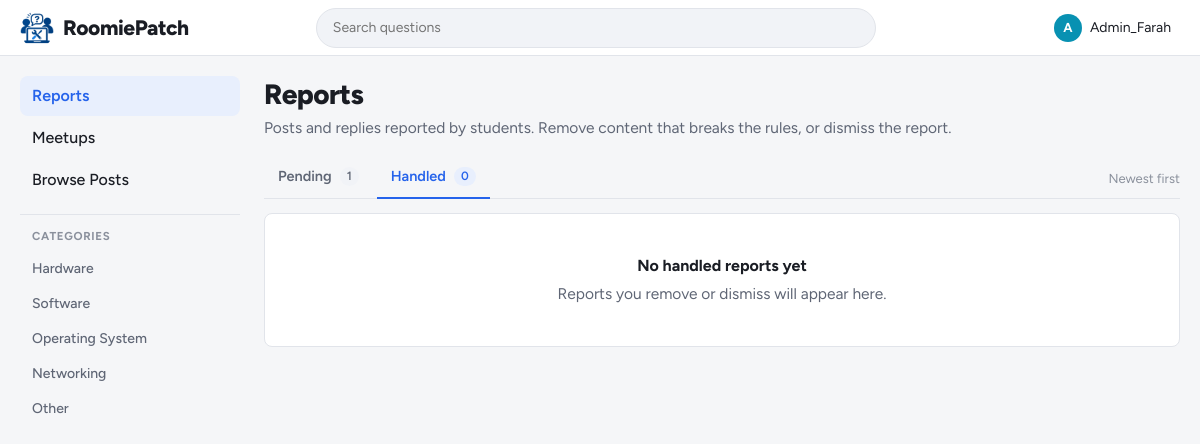
The page /admin/dashboard.php?tab=handled (signed in) on the database as committed earlier.
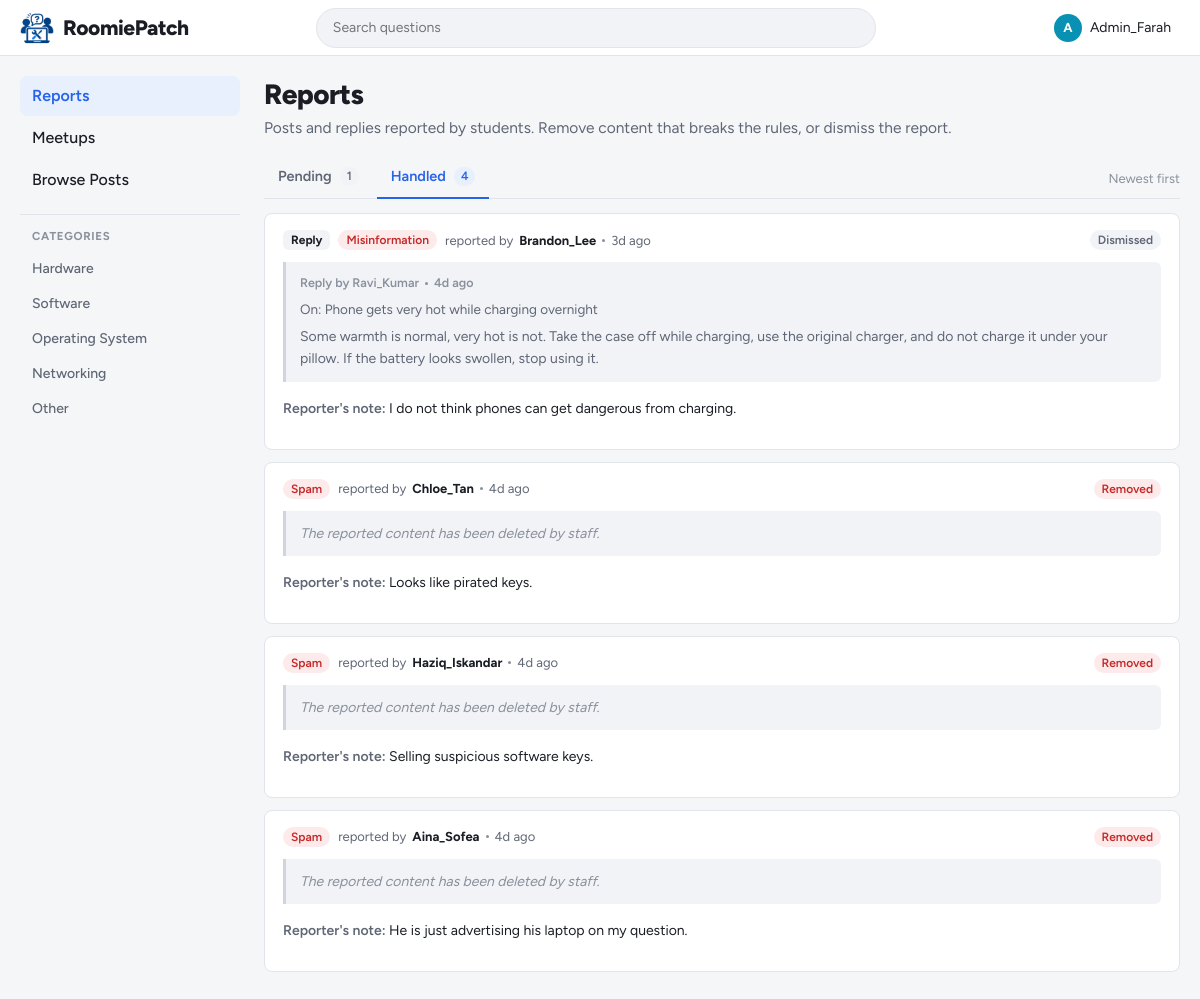
The same page on the database as committed later.
### tables this page shows
CREATE TABLE categories (
    category_id   INT AUTO_INCREMENT PRIMARY KEY,
    category_name VARCHAR(50) NOT NULL UNIQUE
);

CREATE TABLE reports (
    report_id         INT AUTO_INCREMENT PRIMARY KEY,
    reporter_id       INT NOT NULL,
    reported_post_id  INT NULL,
    reported_reply_id INT NULL,
    reason            ENUM('Spam', 'Harassment', 'Inappropriate content', 'Misinformation', 'Other') NOT NULL,
    description       TEXT NULL,
    status            ENUM('Pending', 'Removed', 'Dismissed') NOT NULL DEFAULT 'Pending',
    created_at        DATETIME NOT NULL DEFAULT CURRENT_TIMESTAMP,
    FOREIGN KEY (reporter_id) REFERENCES users(user_id) ON DELETE CASCADE,
    FOREIGN KEY (reported_post_id) REFERENCES posts(post_id) ON DELETE SET NULL,
    FOREIGN KEY (reported_reply_id) REFERENCES replies(reply_id) ON DELETE SET NULL
);

CREATE TABLE users (
    user_id   INT AUTO_INCREMENT PRIMARY KEY,
    username  VARCHAR(50)  NOT NULL UNIQUE,
    login_id  VARCHAR(20)  NOT NULL UNIQUE,       
    password  VARCHAR(255) NOT NULL,              
    role      ENUM('student', 'admin') NOT NULL DEFAULT 'student',
     
     
    reputation INT NOT NULL DEFAULT 0,
    bio       TEXT NULL
);

CREATE TABLE replies (
    reply_id    INT AUTO_INCREMENT PRIMARY KEY,
    post_id     INT NOT NULL,
    user_id     INT NOT NULL,
    content     TEXT NOT NULL,
    is_resolved TINYINT(1) NOT NULL DEFAULT 0,     
    created_at  DATETIME NOT NULL DEFAULT CURRENT_TIMESTAMP,
    FOREIGN KEY (post_id) REFERENCES posts(post_id) ON DELETE CASCADE,
    FOREIGN KEY (user_id) REFERENCES users(user_id) ON DELETE CASCADE
);

CREATE TABLE posts (
    post_id     INT AUTO_INCREMENT PRIMARY KEY,
    user_id     INT NOT NULL,
    title       VARCHAR(150) NOT NULL,
    description TEXT NOT NULL,
    category_id INT NOT NULL,
    device_os   ENUM('Windows', 'macOS', 'Linux', 'Android', 'iOS', 'Other') NOT NULL,
    tags        VARCHAR(255) NULL,                 
    status      ENUM('Open', 'Resolved') NOT NULL DEFAULT 'Open',
    created_at  DATETIME NOT NULL DEFAULT CURRENT_TIMESTAMP,
    FOREIGN KEY (user_id) REFERENCES users(user_id) ON DELETE CASCADE,
    FOREIGN KEY (category_id) REFERENCES categories(category_id)
);

### includes/report_item.php (the view, shortened to what this page needs)
<?php
$full_view = $full_view ?? false;
if ($report['post_title'] !== null) {
    $kind = 'Post';
} elseif ($report['reply_content'] !== null) {
    $kind = 'Reply';
} else {
    $kind = null;
}
$is_pending = $report['status'] === 'Pending';
?>
<article class="report-item">
    <div class="report-head">
        <?php if ($kind !== null): ?>
            <span class="type-badge"><?= $kind ?></span>
        <?php endif; ?>
        <span class="reason-badge"><?= icon('flag', 13) ?><?= e($report['reason']) ?></span>
        <span class="report-by">
            reported by <strong><?= e($report['reporter_name']) ?></strong>
            <span class="dot" aria-hidden="true"></span>
            <time datetime="<?= e($report['created_at']) ?>"><?= e(time_ago($report['created_at'])) ?></time>
        </span>
        <?php if (!$is_pending): ?>
            <span class="status-badge <?= $report['status'] === 'Removed' ? 'removed' : 'dismissed' ?>"><?= e($report['status']) ?></span>
        <?php endif; ?>
    </div>
    <?php if ($kind === 'Post'): ?>
        <div class="reported-preview">
            <div class="reported-preview-label">Post by <?= e($report['post_author']) ?> <span class="dot" aria-hidden="true"></span> <?= e(time_ago($report['post_created'])) ?></div>
            <strong><?= e($report['post_title']) ?></strong>
            <p><?= $full_view ? nl2br(e($report['post_description'])) : e(excerpt($report['post_description'], 220)) ?></p>
        </div>
    <?php elseif ($kind === 'Reply'): ?>
        <div class="reported-preview">
            <div class="reported-preview-label">Reply by <?= e($report['reply_author']) ?> <span class="dot" aria-hidden="true"></span> <?= e(time_ago($report['reply_created'])) ?></div>
            <span class="muted">On: <?= e($report['reply_post_title']) ?></span>
            <p><?= $full_view ? nl2br(e($report['reply_content'])) : e(excerpt($report['reply_content'], 220)) ?></p>
        </div>
    <?php else: ?>
        <div class="reported-preview reported-gone">
            The reported content has been deleted<?= $report['status'] === 'Removed' ? ' by staff' : '' ?>.
        </div>
    <?php endif; ?>
    <?php if ($report['description'] !== null && $report['description'] !== ''): ?>
        <p class="report-note"><span>Reporter's note:</span> <?= e($report['description']) ?></p>
    <?php endif; ?>
</article>

### includes/header.php (shortened to what this page needs)
<?php
require_once __DIR__ . '/../config/db.php';
$is_admin = $_SESSION['role'] === 'admin';
$home_link = BASE_URL . dashboard_for($_SESSION['role']);
?>
<!DOCTYPE html>
<html lang="en">
<head>
    <link rel="stylesheet" href="<?= asset('assets/css/style.css') ?>">
</head>
<body data-base-url="<?= BASE_URL ?>">
<header class="topbar">
    <a class="brand" href="<?= $home_link ?>">
        <img class="brand-logo" src="<?= asset('assets/img/logo.png') ?>" alt="" width="34" height="34">
        <span>RoomiePatch</span>
    </a>
    <form class="topbar-search" action="<?= BASE_URL ?>student/browse.php" method="get" role="search">
        <input type="search" name="q" placeholder="Search questions" aria-label="Search questions"
               value="<?= e(get_text('q')) ?>">
    </form>
    <div class="topbar-actions">
        <button type="button" class="icon-btn theme-toggle" data-theme-toggle aria-label="Switch light or dark theme">
        </button>
        <div class="dropdown">
            <button type="button" class="user-menu-btn" data-dropdown-toggle aria-haspopup="true" aria-expanded="false">
                <?= avatar($_SESSION['username'], 'sm') ?>
                <span class="user-menu-name"><?= e($_SESSION['username']) ?></span>
            </button>
        </div>
    </div>
</header>
<div class="layout">
    <?php include __DIR__ . '/sidebar.php'; ?>

### includes/functions.php (shortened to what this page needs)
<?php
function asset($path)
{
    $file = __DIR__ . '/../' . $path;
    $version = is_file($file) ? filemtime($file) : 0;
    return BASE_URL . $path . '?v=' . $version;
}
function e($text)
{
    return htmlspecialchars((string) $text, ENT_QUOTES, 'UTF-8');
}
function dashboard_for($role)
{
    return $role === 'admin' ? 'admin/dashboard.php' : 'student/dashboard.php';
}
function time_ago($datetime)
{
    $seconds = time() - strtotime($datetime);
    if ($seconds < 7 * 86400) {
        return floor($seconds / 86400) . 'd ago';
    }
    return date('j M Y', strtotime($datetime));
}
function excerpt($text, $length = 160)
{
    $text = trim($text);
    if (mb_strlen($text) <= $length) {
        return $text;
    }
    return rtrim(mb_substr($text, 0, $length)) . '...';
}
function avatar($username, $size = 'md')
{
    $colours = ['#2563eb', '#0891b2', '#4f46e5', '#0d9488', '#7c3aed', '#1d4ed8'];
    $colour = $colours[crc32($username) % count($colours)];
    $letter = strtoupper(mb_substr($username, 0, 1));
    return '<span class="avatar avatar-' . e($size) . '" style="background:' . $colour . '" aria-hidden="true">'
        . e($letter) . '</span>';
}
function get_text($name, $max = 100)
{
    $value = $_GET[$name] ?? '';
    return mb_substr(trim($value), 0, $max);
}

### includes/sidebar.php (shortened to what this page needs)
<?php
function nav_link($key, $href, $icon_name, $label, $active, $badge = null)
{
    $class = $key === $active ? 'nav-link active' : 'nav-link';
    $current = $key === $active ? ' aria-current="page"' : '';
    $badge_html = '';
    return '<a class="' . $class . '" href="' . BASE_URL . $href . '"' . $current . '>'
        . icon($icon_name) . '<span>' . e($label) . '</span>' . $badge_html . '</a>';
}
?>
<nav class="sidebar" aria-label="Main">
    <?php if ($is_admin): ?>
        <div class="nav-group">
            <?= nav_link('reports', 'admin/dashboard.php', 'flag', 'Reports', $active) ?>
            <?= nav_link('meetups', 'admin/meetups.php', 'meetup', 'Meetups', $active) ?>
            <?= nav_link('browse', 'student/browse.php', 'list', 'Browse Posts', $active) ?>
        </div>
    <?php endif; ?>
    <div class="nav-group">
        <h2 class="nav-heading">Categories</h2>
        <?php
        $categories = $conn->query('SELECT category_id, category_name FROM categories ORDER BY category_id');
        while ($cat = $categories->fetch_assoc()):
        ?>
            <a class="nav-link nav-link-plain" href="<?= BASE_URL ?>student/browse.php?category=<?= (int) $cat['category_id'] ?>">
                <?= e($cat['category_name']) ?>
            </a>
        <?php endwhile; ?>
    </div>
</nav>

### admin/dashboard.php (shortened to what this page needs)
<?php
$active = 'reports';
include '../includes/header.php';
$tab = get_text('tab') === 'handled' ? 'handled' : 'pending';
$counts = $conn->query("
    SELECT SUM(status = 'Pending') AS pending, SUM(status <> 'Pending') AS handled FROM reports
")->fetch_assoc();
$pending_count = (int) $counts['pending'];
$handled_count = (int) $counts['handled'];
if ($tab === 'pending') {
    $reports = $conn->query(REPORT_LIST_SQL . " WHERE r.status = 'Pending' ORDER BY r.created_at ASC");
} else {
    $reports = $conn->query(REPORT_LIST_SQL . " WHERE r.status <> 'Pending' ORDER BY r.created_at DESC");
}
?>
<main class="content">
    <div class="page-head">
        <h1>Reports</h1>
        <p>Posts and replies reported by students. Remove content that breaks the rules, or dismiss the report.</p>
    </div>
    <div class="tabs-row">
        <nav class="tabs" aria-label="Report status">
            <a class="tab<?= $tab === 'pending' ? ' active' : '' ?>" href="dashboard.php" <?= $tab === 'pending' ? 'aria-current="page"' : '' ?>>
                Pending <span class="tab-count"><?= $pending_count ?></span>
            </a>
            <a class="tab<?= $tab === 'handled' ? ' active' : '' ?>" href="dashboard.php?tab=handled" <?= $tab === 'handled' ? 'aria-current="page"' : '' ?>>
                Handled <span class="tab-count"><?= $handled_count ?></span>
            </a>
        </nav>
        <span class="sort-label"><?= $tab === 'pending' ? 'Oldest first' : 'Newest first' ?></span>
    </div>
    <div class="report-list">
        <?php if ($reports->num_rows === 0): ?>
            <div class="feed">
                <div class="empty-state">
                    <?php if ($tab === 'pending'): ?>
                        <strong>No reports waiting for review</strong>
                        New reports from students will appear here.
                    <?php else: ?>
                        <strong>No handled reports yet</strong>
                        Reports you remove or dismiss will appear here.
                    <?php endif; ?>
                </div>
            </div>
        <?php else: ?>
            <?php while ($report = $reports->fetch_assoc()): ?>
                <?php include '../includes/report_item.php'; ?>
            <?php endwhile; ?>
        <?php endif; ?>
    </div>
</main>
<?php include '../includes/footer.php'; ?>

### includes/footer.php (shortened to what this page needs)
</div>
</body>
</html>

Rows that differ between the two databases and show on the page:
added reports: kind "Reply", reason "Misinformation", reporter.username "Brandon_Lee", created_at "3d ago", status "Dismissed", users.username "Ravi_Kumar", reported_reply.created_at "4d ago", posts.title "Phone gets very hot while charging overnight", reported_reply.content "Some warmth is normal, very hot is not. Take the case off while charging, use the original charger, and do not charge it under your pillow. If the battery looks swollen, stop using it.", description "I do not think phones can get dangerous from charging."
added reports: reason "Spam", reporter.username "Chloe_Tan", created_at "4d ago", status "Removed", shows "The reported content has been deleted", shows "by staff", description "Looks like pirated keys."
added reports: reason "Spam", reporter.username "Haziq_Iskandar", created_at "4d ago", status "Removed", shows "The reported content has been deleted", shows "by staff", description "Selling suspicious software keys."
added reports: reason "Spam", reporter.username "Aina_Sofea", created_at "4d ago", status "Removed", shows "The reported content has been deleted", shows "by staff", description "He is just advertising his laptop on my question."
Other text that changed with them:
$handled_count: "0" → "4"
text no longer shown: "No handled reports yet Reports you remove or dismiss will appear here."
